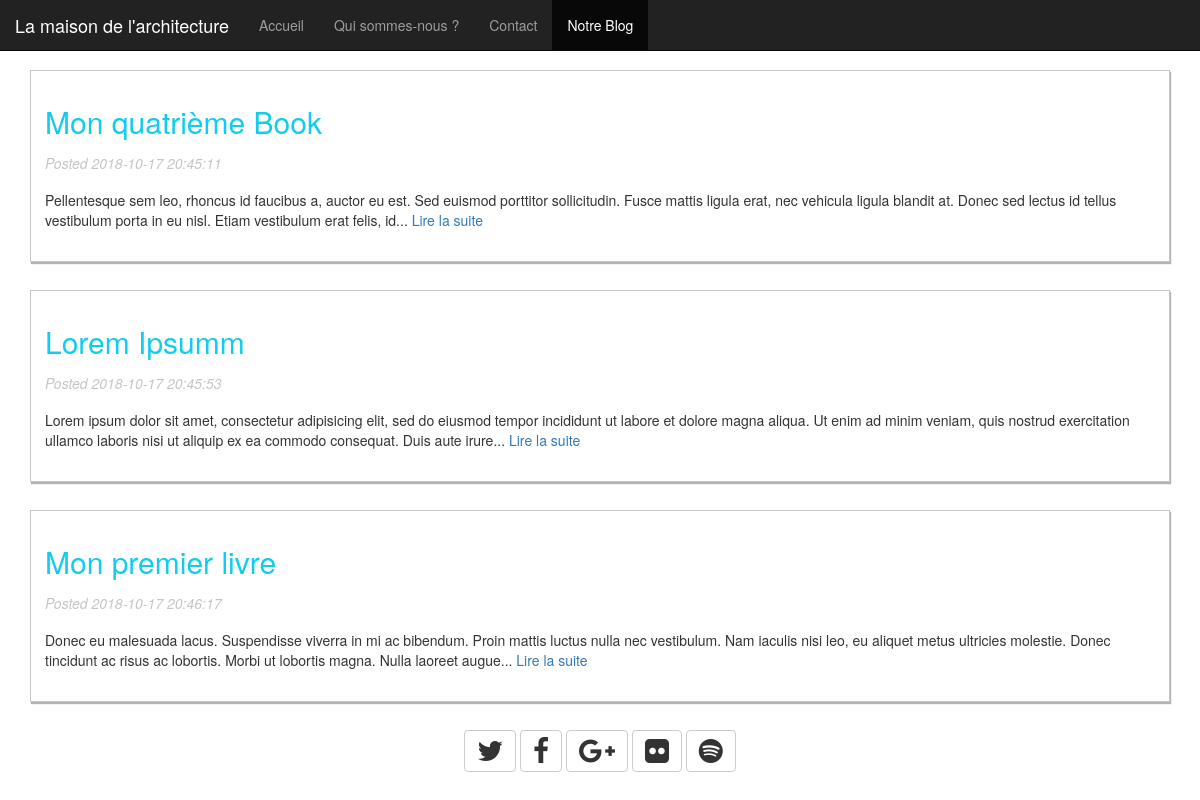
The page /blog/posts/ on the database as committed earlier.
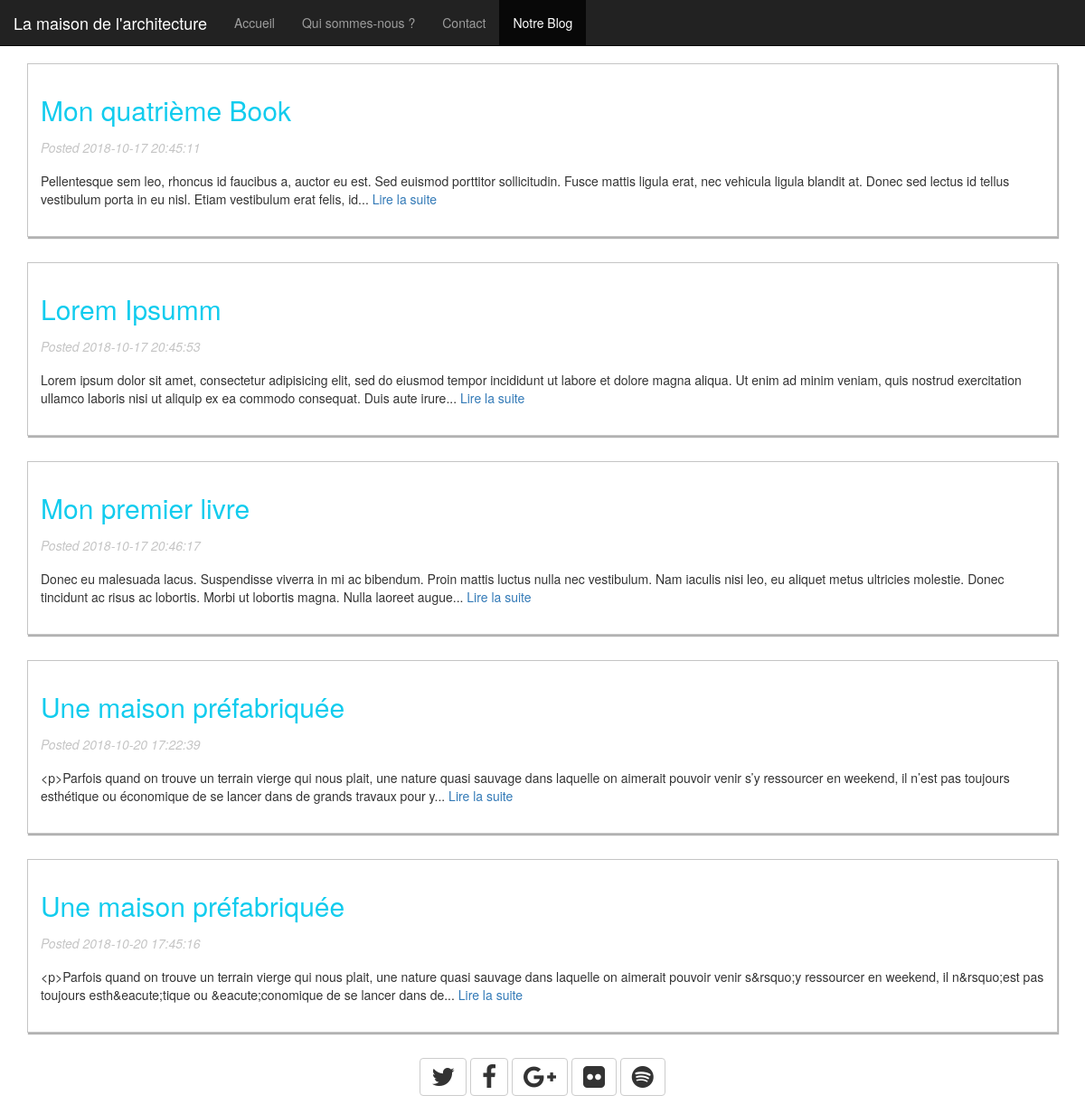
The same page on the database as committed later.
### app/models.py (models this page shows)
class Post(db.Model):
    __tablename__ = 'posts'
    id          = db.Column(db.Integer, primary_key=True)
    title       = db.Column(db.String(255))
    content     = db.Column(db.Text)
    comments    = db.relationship('Comment', backref="post", lazy='dynamic')
    created_at  = db.Column(db.DateTime, default=db.func.now())
    updated_at  = db.Column(db.DateTime, default=db.func.now(), onupdate=db.func.now())

### app/routes.py (the view)
@app.route('/blog/posts/')
def home_blog():
    posts = Post.query.all()
    return render_template('blog/post_list.html', posts=posts)

### app/templates/blog/post_list.html
{% extends 'blog/blog_layout.html' %}
{% block body %}
    {% for post in posts %}
        <article>
            <h2 class="title">
                <a href="{{ url_for('post_detail', id=post.id) }}">{{ post.title }}</a>
            </h2>
            <p class="time">
                <time datetime="{{ post.created_at }}">
                    Posted {{ post.created_at }}
                </time>
            </p>
            <p class="content">
                {{ post.content|truncate }}
                <a href="{{ url_for('post_detail', id=post.id) }}">Lire la suite</a>
            </p>
        </article>
    {% else %}
        <p>Sorry, no posts available.</p>
    {% endfor %}
{% endblock body %}

### app/templates/blog/blog_layout.html (shortened to what this page needs)
<!DOCTYPE html>
<html>
  <head>
    <link rel="stylesheet" type="text/css" href="{{ url_for('static', filename='css/home_blog.css') }}">
    <link href="https://maxcdn.bootstrapcdn.com/bootstrap/3.3.1/css/bootstrap.min.css" rel="stylesheet">
    <link href="https://maxcdn.bootstrapcdn.com/font-awesome/4.3.0/css/font-awesome.min.css" rel="stylesheet">
  </head>
  <body>
   <header>
      <nav class="navbar navbar-inverse navbar-fixed-top" role="navigation">
        <div class="navbar-header">
          <a href="{{ url_for('home') }}#page-top" class="navbar-brand">La maison de l'architecture</a>
        </div>
        <div class="collapse navbar-collapse">
                <ul class="nav navbar-nav">
                  <li><a href="{{ url_for('home') }}#accueil">Accueil</a></li>
                  <li><a href="{{ url_for('home') }}#qui">Qui sommes-nous ?</a></li>
                  <li><a href="{{ url_for('home') }}#contact">Contact</a></li>
                  {% block active %}
                    <li class="active"><a href="{{ url_for('home_blog') }}">Notre Blog</a></li>
                  {% endblock active %}
                </ul>
              </div>
        </nav>
    </header>
    <div class="container" style="margin-top: 70px;">
        {% block body %}
        {% endblock body %}
    </div>
    {% include 'includes/_footer.html' %}
  </body>
</html>

### app/templates/includes/_footer.html
<footer class="text-center">
  <a class="btn btn-default" href="#"><i class="fa fa-twitter fa-2x"></i></a>
  <a class="btn btn-default" href="#"><i class="fa fa-facebook fa-2x"></i></a>
  <a class="btn btn-default" href="#"><i class="fa fa-google-plus fa-2x"></i></a>
  <a class="btn btn-default" href="#"><i class="fa fa-flickr fa-2x"></i></a>
  <a class="btn btn-default" href="#"><i class="fa fa-spotify fa-2x"></i></a>
</footer>

### app/static/css/home_blog.css (style rules this page uses)
article { background-color: #fff; border: 1px solid #c5c5c5; margin-bottom: 2em; padding: 1em; box-shadow: 1px 2px 1px rgba(0, 0, 0, 0.3) }
article .title { margin-bottom: 0.5em; }
article .title a { color: #1ce; text-decoration: none; }
article .time { font-style: italic; color: #c5c5c5; }
article .content { padding: 0.5em 0; }

### app/templates/blog/blog_layout.html (style rules this page uses)
footer { margin-bottom: 20px; }

Rows that differ between the two databases and show on the page:
added Post: title "Une maison préfabriquée", created_at "2018-10-20 17:22:39", content "<p>Parfois quand on trouve un terrain vierge qui nous plait, une nature quasi sauvage dans laquelle on aimerait pouvoir venir s’y ressourcer en weekend, il n’est pas toujours esthétique ou économique de se lancer dans de grands travaux pour y..."
added Post: title "Une maison préfabriquée", created_at "2018-10-20 17:45:16", content "<p>Parfois quand on trouve un terrain vierge qui nous plait, une nature quasi sauvage dans laquelle on aimerait pouvoir venir s&rsquo;y ressourcer en weekend, il n&rsquo;est pas toujours esth&eacute;tique ou &eacute;conomique de se lancer dans de..."
